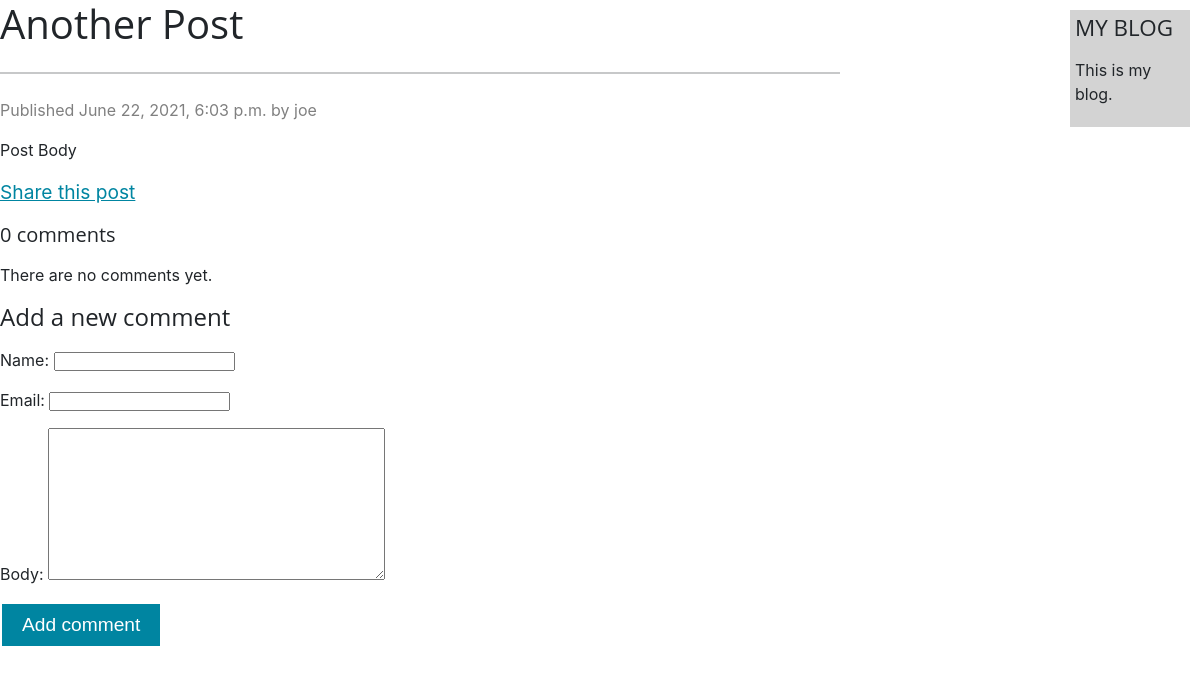
The page /b/2021/6/22/another-post/ on the database its author committed.
### b/models.py (models this page shows, shortened)
class Post(models.Model):
    objects = models.Manager()  # The default manager.
    published = PublishedManager()  # Our custom manager.
    STATUS_CHOICES = (
        ('draft', 'Draft'),
        ('published', 'Published'),
    )
    title = models.CharField(max_length=250)
    slug = models.SlugField(max_length=250,
                            unique_for_date='publish')
    author = models.ForeignKey(User, on_delete=models.CASCADE,
                               related_name='blog_posts')
    body = models.TextField()
    publish = models.DateTimeField(default=timezone.now)
    created = models.DateTimeField(auto_now_add=True)
    updated = models.DateTimeField(auto_now=True)
    status = models.CharField(max_length=10,
                              choices=STATUS_CHOICES,
                              default='draft')
    class Meta:
        ordering = ('-publish',)

### b/views.py (the view)
def post_detail(request, year, month, day, post):
    post = get_object_or_404(Post, slug=post,
                             status='published',
                             publish__year=year,
                             publish__month=month,
                             publish__day=day)
    comments = post.comments.filter(active=True)
    new_comment = None
    if request.method == 'POST':
        comment_form = CommentForm(data=request.POST)
        if comment_form.is_valid():
            new_comment = comment_form.save(commit=False)
            new_comment.post = post
            new_comment.save()
    else:
        comment_form = CommentForm()
    return render(request, 'post/detail.html',
                  {'post': post,
                   'comments': comments,
                   'new_comment': new_comment,
                   'comment_form': comment_form})

### b/forms.py
class CommentForm(forms.ModelForm):
    class Meta:
        model = Comment
        fields = ('name', 'email', 'body')

### b/templates/post/detail.html (shortened to what this page needs)
{% extends "b/base.html" %}
{{%	block	content	%}
	<h1 class="title">{{ post.title	}}</h1>
	<hr class="my-4">
	<p class="date">
	    Published {{ post.publish }} by	{{ post.author }}
	</p>
	<p class="subheading">{{ post.body|linebreaks }}</p>
    <p>
	    <a href = "{% url 'b:post_share' post.id %}" class="share">
			Share this post
		</a>
    </p>
	{% with comments.count as total_comments %}
		<h5>{{ total_comments }} comment{{ total_comments|pluralize }}</h5>
	{% endwith %}
	{% for comment in comments %}
		<div class="comment">
			<p class="info">
				Comment {{ forloop.counter }} by {{ comment.name }}
				{{ comment.created }}
			</p>
			{{ comment.body|linebreaks }}
		</div>
	{% empty %}
		<p> There are no comments yet.</p>
	{% endfor %}
	{% if new_comment %}
		<h2>Your comment has been added.</h2>
	{% else %}
		<h4>Add a new comment</h4>
		<form action="." method="post" class="form">
			{{ comment_form.as_p }}
			<p ><input type="submit" value="Add comment"></p>
		</form>
	{% endif %}
{% endblock %}

### b/static/css/b.css (style rules this page uses)
*, *::before, *::after { box-sizing: border-box; }
* { margin: 0; padding: 0; text-decoration: none; }
body { margin: 0; font-family: "Lora", -apple-system, BlinkMacSystemFont, "Segoe UI", Roboto, "Helvetica Neue", Arial, sans-serif, "Apple Color Emoji", "Segoe UI Emoji", "Segoe UI Symbol", "Noto Color Emoji"; font-size: 1rem; font-weight: 400; line-height: 1.5; color: #212529; background-color: #fff; -webkit-text-size-adjust: 100%; -webkit-tap-highlight-color: rgba(0, 0, 0, 0); }
hr { margin: 1rem 0; color: inherit; background-color: currentColor; border: 0; opacity: 0.25; }
hr:not([size]) { height: 2px; width: 70% }
h6, .h6, h5, .h5, h4, .h4, h3, .h3, h2, .h2, h1, .h1 { margin-top: 0; margin-bottom: 0.5rem; font-family: "Open Sans", -apple-system, BlinkMacSystemFont, "Segoe UI", Roboto, "Helvetica Neue", Arial, sans-serif, "Apple Color Emoji", "Segoe UI Emoji", "Segoe UI Symbol", "Noto Color Emoji"; font-weight: 500; line-height: 1.2; }
h1, .h1 { font-size: calc(1.375rem + 1.5vw); }
@media (min-width: 1200px) { h1, .h1 { font-size: 2.5rem; } }
h4, .h4 { font-size: calc(1.275rem + 0.3vw); }
@media (min-width: 1200px) { h4, .h4 { font-size: 1.5rem; } }
h5, .h5 { font-size: 1.25rem; }
p { margin-top: 0; margin-bottom: 1rem; }
.subheading { font-size: 1.2rem; }
a { color: #0085A1; text-decoration: none; }
.share { font-size: 1.2rem; }
.my-4 { margin-top: 1.5rem !important; margin-bottom: 1.5rem !important; }
hr { color: inherit; margin: 1rem 0px; border-width: 0px; border-style: initial; border-color: initial; border-image: initial; }
p { margin: 1rem 0; }
p a { text-decoration: underline; }
.date { color: gray; }
input[type=submit] { background-color: #0085A1; border: none; color: white; font-size: 1.2rem; padding: 10px 20px; text-decoration: none; margin: 4px 2px; cursor: pointer; }
@media only screen and (max-width: 1200px) { input[type=submit] { font-size: 1.2rem; padding: 10px 20px; margin: 2px 2px; } }

### rows shown on the page
Post: publish "June 22, 2021, 6:03 p.m.", author "joe", body "Post Body"

### other values the page prints
{{ total_comments }} "0"
